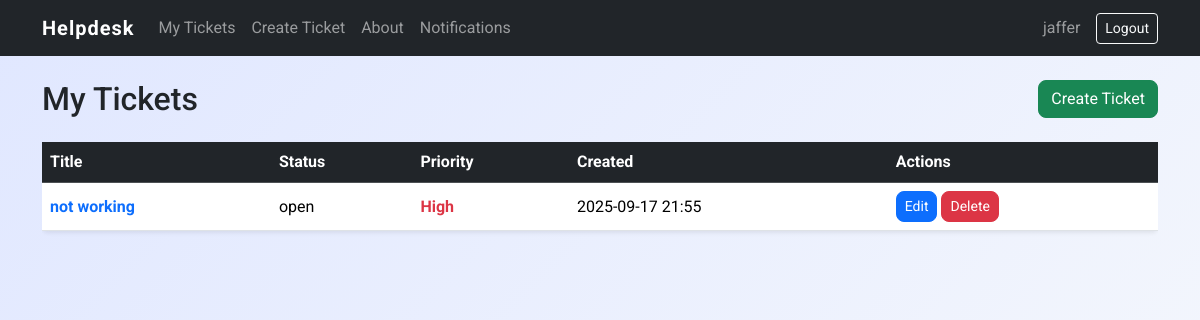
The page /tickets/ (signed in) on the database its author committed.
### tickets/models.py (models this page shows, shortened)
class MyUser(AbstractUser):
    ROLE_CHOICES = [
        ('staff', 'Staff'),
        ('helper', 'Helper'),
    ]
    GENDER_CHOICES = [
        ('male', 'Male'),
        ('female', 'Female'),
    ]
    role = models.CharField(max_length=20, choices=ROLE_CHOICES, default='staff')
    gender = models.CharField(max_length=10, choices=GENDER_CHOICES, default='male')
    birth_date = models.DateField(null=True, blank=True)

class Ticket(models.Model):
    STATUS_CHOICES = [
        ('open', 'Open'),
        ('in_progress', 'In Progress'),
        ('resolved', 'Resolved'),
        ('closed', 'Closed'),
    ]
    PRIORITY_CHOICES = [
        ('high', 'High'),
        ('medium', 'Medium'),
        ('low', 'Low'),
    ]
    title = models.CharField(max_length=200)
    description = models.TextField()
    status = models.CharField(max_length=20, choices=STATUS_CHOICES, default='open')
    priority = models.CharField(max_length=10, choices=PRIORITY_CHOICES, default='medium')
    created_at = models.DateTimeField(auto_now_add=True)
    updated_at = models.DateTimeField(auto_now=True)
    created_by = models.ForeignKey(settings.AUTH_USER_MODEL, on_delete=models.CASCADE, related_name='tickets')
    category = models.ForeignKey(Category, on_delete=models.SET_NULL, null=True, related_name='tickets')
    justification = models.TextField(blank=True, null=True)
    rating = models.PositiveSmallIntegerField(blank=True, null=True)

### tickets/views.py (the view)
# urls.py: path('', views.ticket_list, name='ticket_list'),
@login_required
def ticket_list(request):
    user = request.user
    if hasattr(user, 'role') and user.role == 'helper':
        priority_order = models.Case(
            models.When(priority='high', then=0),
            models.When(priority='medium', then=1),
            models.When(priority='low', then=2),
            output_field=models.IntegerField(),
        )
        tickets = Ticket.objects.filter(status__in=['open', 'in_progress']).order_by(priority_order, '-created_at')
    else:
        tickets = Ticket.objects.filter(created_by=user).exclude(status='closed').order_by('-created_at')
    unread_count = user.notifications.filter(is_read=False).count()
    return render(request, 'tickets/ticket_list.html', {'tickets': tickets, 'unread_count': unread_count})

### tickets/templates/tickets/ticket_list.html
{% extends 'tickets/base.html' %}
{% block content %}
<div class="d-flex justify-content-between align-items-center mb-4">
  <h2 class="mb-0">{% if user.role == 'helper' %}All Open Tickets{% else %}My Tickets{% endif %}</h2>
  <a href="{% url 'tickets:ticket_create' %}" class="btn btn-success">Create Ticket</a>
</div>
{% if tickets %}
  <div class="table-responsive">
    <table class="table table-hover align-middle bg-white rounded shadow-sm">
      <thead class="table-dark">
        <tr>
          <th>Title</th>
          <th>Status</th>
          <th>Priority</th>
          <th>Created</th>
          <th>Actions</th>
        </tr>
      </thead>
      <tbody>
        {% for ticket in tickets %}
        <tr>
          <td><a href="{% url 'tickets:ticket_detail' ticket.pk %}" class="fw-bold text-decoration-none">{{ ticket.title }}</a></td>
          <td>{{ ticket.status }}</td>
          <td>
            <span class="priority-{{ ticket.priority|lower }}">{{ ticket.get_priority_display }}</span>
          </td>
          <td>{{ ticket.created_at|date:"Y-m-d H:i" }}</td>
          <td>
            {% if user.role == 'staff' and ticket.created_by == user %}
              <a href="{% url 'tickets:ticket_update' ticket.pk %}" class="btn btn-sm btn-primary">Edit</a>
              <a href="{% url 'tickets:ticket_delete' ticket.pk %}" class="btn btn-sm btn-danger">Delete</a>
            {% elif user.role == 'helper' %}
              <a href="{% url 'tickets:ticket_update' ticket.pk %}" class="btn btn-sm btn-success">Close/Justify</a>
            {% endif %}
          </td>
        </tr>
        {% endfor %}
      </tbody>
    </table>
  </div>
{% else %}
  <div class="alert alert-info">No tickets found.</div>
{% endif %}
{% endblock %}

### tickets/templates/tickets/base.html (shortened to what this page needs)
<!DOCTYPE html>
<html lang="en">
<head>
    <link href="https://cdn.jsdelivr.net/npm/bootstrap@5.3.2/dist/css/bootstrap.min.css" rel="stylesheet">
</head>
<body>
    <nav class="navbar navbar-expand-lg navbar-dark bg-dark">
      <div class="container">
        <a class="navbar-brand" href="{% url 'home' %}">Helpdesk</a>
        <div class="collapse navbar-collapse" id="navbarNav">
          <ul class="navbar-nav me-auto mb-2 mb-lg-0">
            <li class="nav-item"><a class="nav-link" href="{% url 'tickets:ticket_list' %}">My Tickets</a></li>
            <li class="nav-item"><a class="nav-link" href="{% url 'tickets:ticket_create' %}">Create Ticket</a></li>
            <li class="nav-item"><a class="nav-link" href="{% url 'about' %}">About</a></li>
            <li class="nav-item"><a class="nav-link position-relative" href="{% url 'tickets:notifications' %}">Notifications</a></li>
          </ul>
          <ul class="navbar-nav mb-2 mb-lg-0">
            {% if user.is_authenticated %}
              <li class="nav-item"><a class="nav-link" href="{% url 'tickets:profile' %}">{{ user.username }}</a></li>
              <li class="nav-item d-flex align-items-center">
                <form id="logout-form" method="post" action="{% url 'logout' %}" class="mb-0 ms-2">
                  <button type="submit" class="btn btn-outline-light btn-sm">Logout</button>
                </form>
              </li>
            {% else %}
              <li class="nav-item"><a class="nav-link" href="{% url 'home' %}">Login</a></li>
              <li class="nav-item"><a class="nav-link" href="{% url 'signup' %}">Sign Up</a></li>
            {% endif %}
          </ul>
        </div>
      </div>
    </nav>
    <div class="container py-4">
        {% block content %}{% endblock %}
    </div>
</body>
</html>
  </body>
</html>

### tickets/templates/tickets/base.html (style rules this page uses)
body { font-family: 'Roboto', sans-serif; background: linear-gradient(135deg, #e0e7ff 0%, #f8fafc 100%); min-height: 100vh; }
.navbar-brand { font-weight: bold; letter-spacing: 1px; }
.priority-high { color: #dc3545; font-weight: bold; }
.btn-primary, .btn-success, .btn-danger, .btn-outline-secondary { border-radius: 8px; }

### rows shown on the page
MyUser: username "jaffer"
Ticket: title "not working", status "open", priority "High", created_at "2025-09-17 21:55", shows "Edit"
